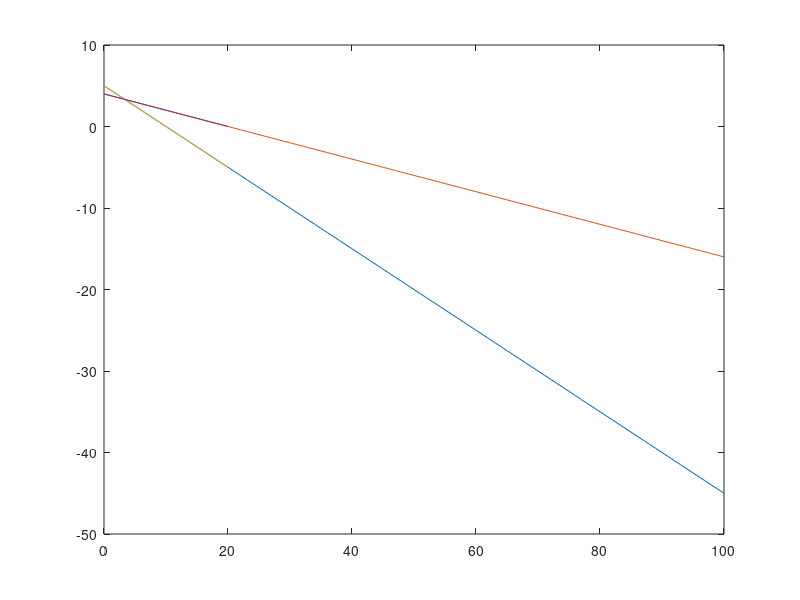

MATLAB code to generate this figure:
a = [1 2 ; 1 5];
b = [10 ; 20];
c = [3 4];

x11 = 0:100;
x21 = 0:100;

x12 = (b(1)-a(1,1).*x11)./a(1,2);
x22 = (b(2)-a(2,1).*x21)./a(2,2);

plot(x11,x12)
hold on
plot(x21,x22)

y1 = 0:max(b);
x12 = (b(1)-a(1,1).*y1)./a(1,2);
x22 = (b(2)-a(2,1).*y1)./a(2,2);

plot(y1,x12)
hold on
plot(y1,x22)



